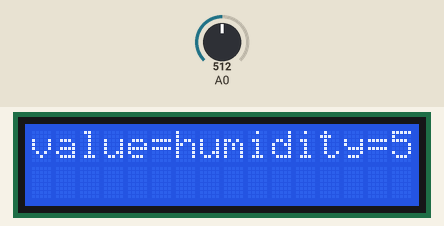
Simulated run of this sketch. Board: Arduino Uno, built with avr-gcc and run on an emulated ATmega328P. Shown: 16×2 character LCD. Inputs (shaded band) come from the test bench; at power-on: A0 = 512. What the sketch prints to the serial monitor is not drawn.

Above: at 1.2 s.
1.3 s: A0 set to 789
At 4.3 s:
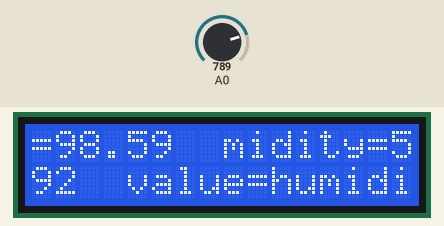
5.4 s: A0 set to 812
At 8.3 s:
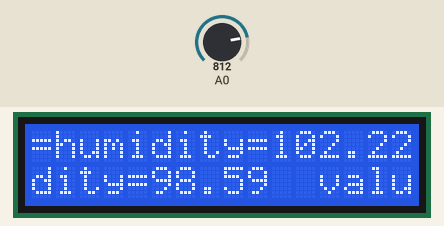
9.5 s: A0 set to 716
At 11.2 s:
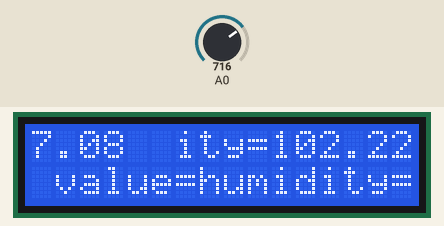
13.6 s: A0 set to 900
At 15.4 s:
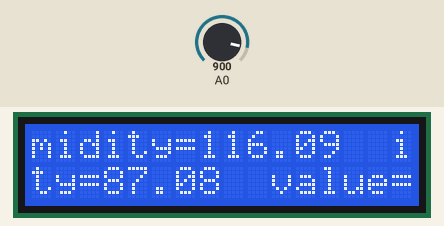
17.7 s: A0 set to 511
At 20.4 s:
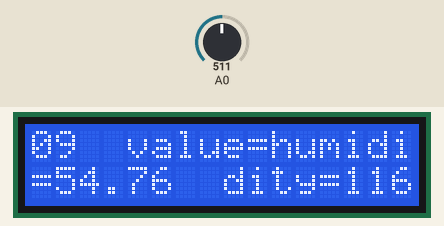
21.8 s: A0 set to 106
At 24.1 s:
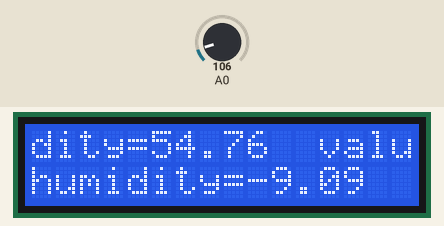
25.9 s: A0 set to 91
Timing chart, 0 to 28.9 s (numbered marks = the images above; inputs shaded):
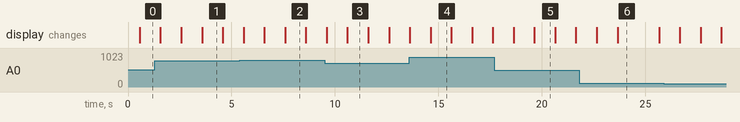

The sketch:

humidity_sensor.ino
```cpp
float val = 0;
float RH = 0;
#include<LiquidCrystal.h>
LiquidCrystal Lcd(13,12,8,7,4,2);

void setup()
{
  Serial.begin(9600);
  Lcd.begin(16,2);
}


void loop()
{
  val = analogRead(A0);
  delay(500);
  Lcd.print("value=");
  Serial.println(val);   //Serial.println(RH);
  RH = ((((val/1023)*5)-0.8)/3.1)*100;//RH = ((0,0004*20 + 0,149)*val)-(0,0617*20 + 24,436);
  Lcd.print("humidity=");
  Lcd.println(RH);
  delay(500);
}
```

Measured:
- the behaviour switches between 797 and 798 on A0 (found by bisection; images 1 and 2)
- after the input at 5.4 s, the display: first differs from a run without the input after 2.2 s (image 2)
- after the input at 9.5 s, the display: first differs from a run without the input after 1.1 s (image 3)
- after the input at 13.6 s, the display: first differs from a run without the input after 1.0 s (image 4)
- after the input at 17.7 s, the display: first differs from a run without the input after 1.9 s (image 5)
- what the display in image 1 shows lasts 1.0 s, from 3.6 s to 4.6 s
- what the display in image 6 shows lasts 2.0 s, from 23.7 s to 25.7 s
